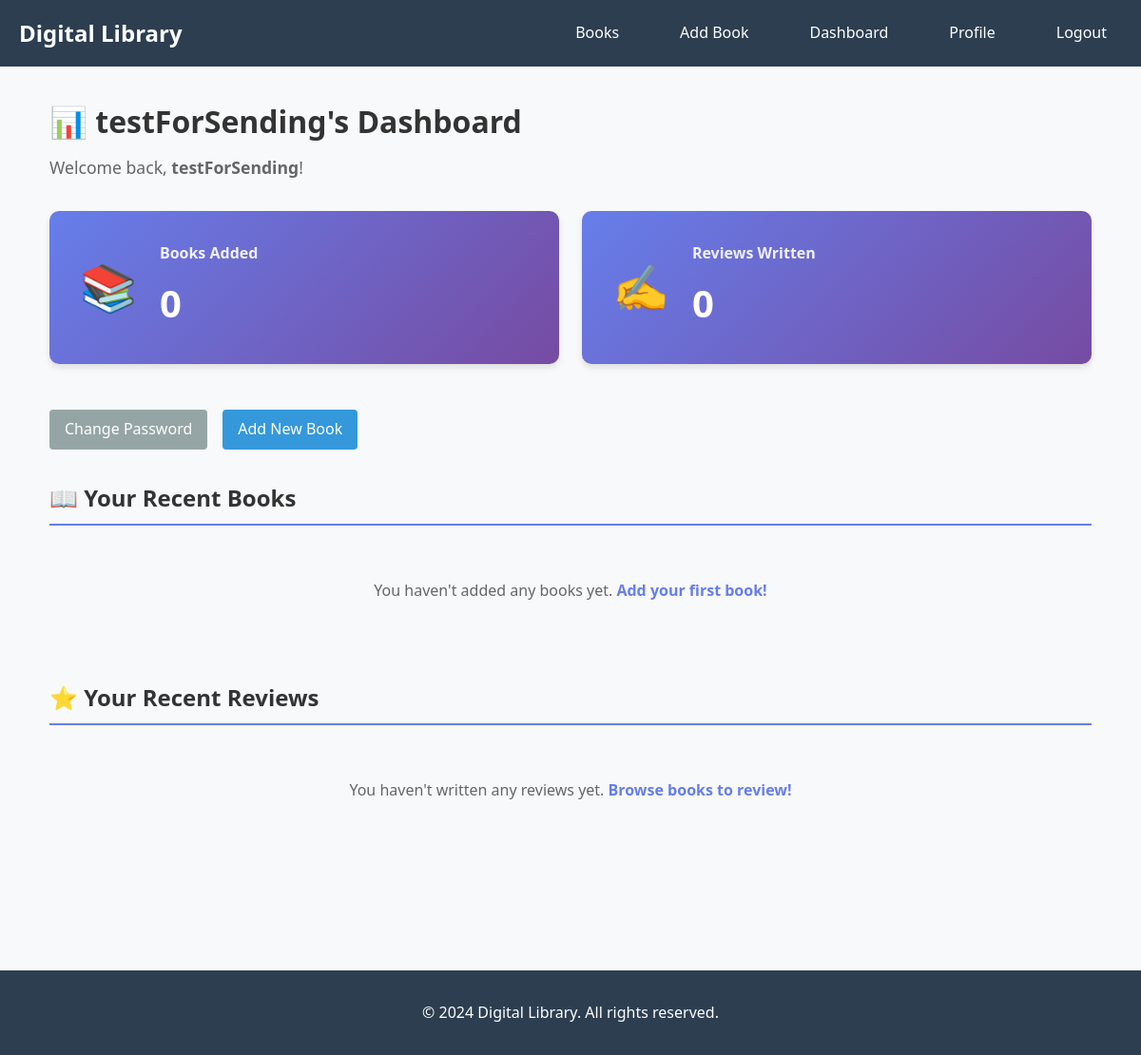
The page /user/dashboard (signed in) on the database as committed earlier.
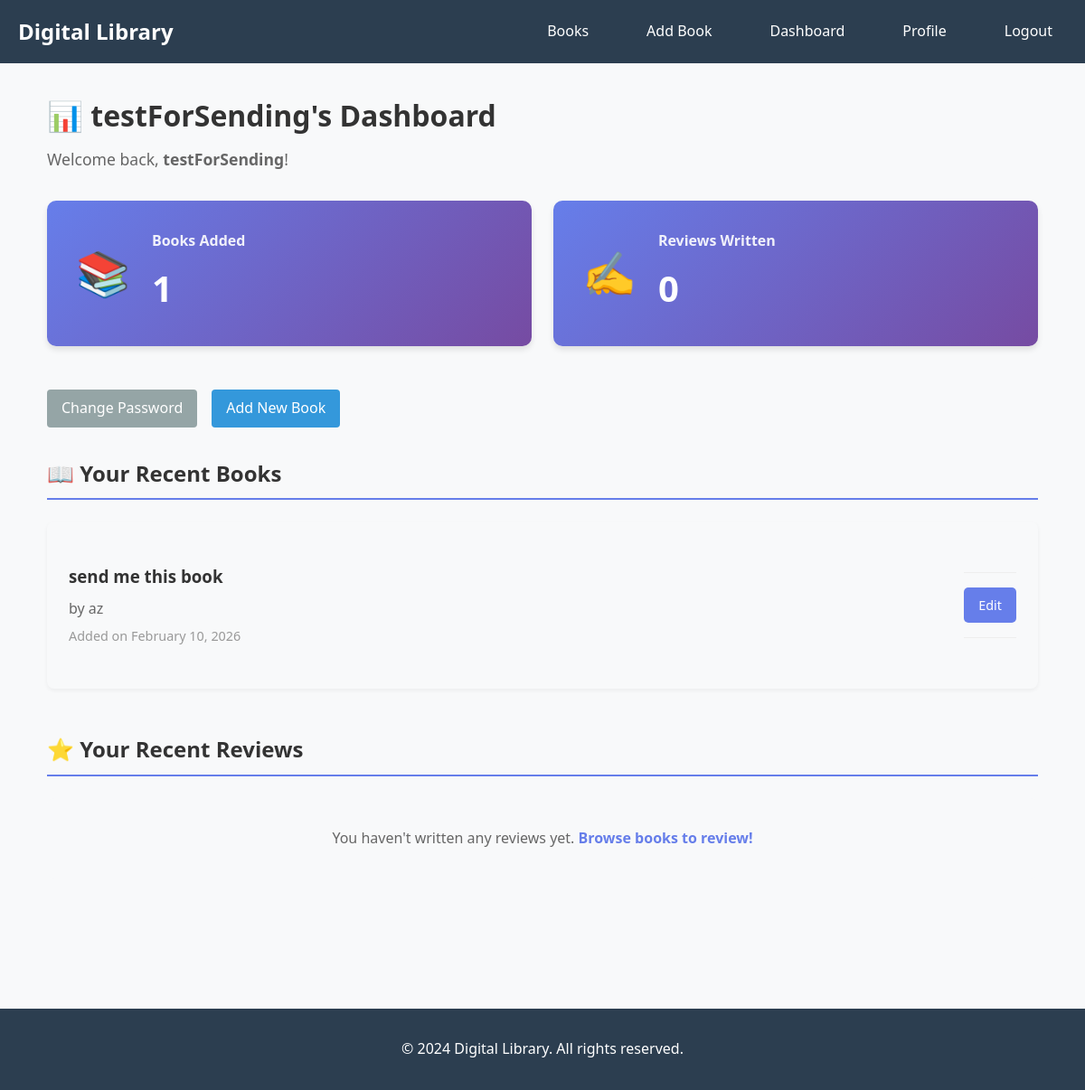
The same page on the database as committed later.
### models.py (models this page shows)
class Book(db.Model):
    id = db.Column(db.Integer, primary_key=True)
    title = db.Column(db.String(200), nullable=False)
    author = db.Column(db.String(150), nullable=False)
    isbn = db.Column(db.String(13), unique=True)
    description = db.Column(db.Text)
    published_date = db.Column(db.Date)
    cover_image = db.Column(db.String(300))
    created_at = db.Column(db.DateTime, default=datetime.utcnow)
    submitted_by = db.Column(db.Integer, db.ForeignKey('user.id'), nullable=False)
    reviews = db.relationship('Review', backref='book', lazy=True, cascade='all, delete-orphan')
    submitter = db.relationship('User', backref='books_submitted', lazy=True)

### routes/auth_routes.py (the view)
@auth_bp.route("/user/dashboard")
@login_required
def dashboard():
    total_books_added = Book.query.filter_by(submitted_by=current_user.id).count()
    total_reviews_written = Review.query.filter_by(user_id=current_user.id).count()
    recent_books = Book.query.filter_by(submitted_by=current_user.id).order_by(Book.created_at.desc()).limit(5).all()
    recent_reviews = Review.query.filter_by(user_id=current_user.id).options(joinedload(Review.book)).order_by(Review.created_at.desc()).limit(5).all()
    return render_template("dashboard.html",
                         user=current_user,
                         total_books_added=total_books_added,
                         total_reviews_written=total_reviews_written,
                         recent_books=recent_books,
                         recent_reviews=recent_reviews)

### app.py (called while the page is built)
@login_manager.user_loader
def load_user(user_id):
    return User.query.get(int(user_id))

### models.py (called while the page is built)
    def is_admin(self):
        return self.role == 'admin'

### templates/dashboard.html (shortened to what this page needs)
{% extends "base.html" %}
{% block content %}
<div class="dashboard">
    <h1>📊 {{ user.username }}'s Dashboard</h1>
    <p class="welcome-message">Welcome back, <strong>{{ user.username }}</strong>!</p>
    <div class="stats-container">
        <div class="stat-card">
            <div class="stat-icon">📚</div>
            <div class="stat-content">
                <h3>Books Added</h3>
                <p class="stat-number">{{ total_books_added }}</p>
            </div>
        </div>
        <div class="stat-card">
            <div class="stat-icon">✍️</div>
            <div class="stat-content">
                <h3>Reviews Written</h3>
                <p class="stat-number">{{ total_reviews_written }}</p>
            </div>
        </div>
    </div>
    <div class="dashboard-actions">
        <a href="{{ url_for('auth.change_password') }}" class="btn btn-secondary">Change Password</a>
        <a href="{{ url_for('book.add_book') }}" class="btn btn-primary">Add New Book</a>
    </div>
    <div class="dashboard-section">
        <h2>📖 Your Recent Books</h2>
        {% if recent_books %}
            <div class="books-list">
                {% for book in recent_books %}
                <div class="book-item">
                    <div class="book-info">
                        <h3><a href="{{ url_for('book.user_book_detail', book_id=book.id) }}">{{ book.title }}</a></h3>
                        <p class="book-author">by {{ book.author }}</p>
                        <small class="book-date">Added on {{ book.created_at.strftime('%B %d, %Y') }}</small>
                    </div>
                    <div class="book-actions">
                        <a href="{{ url_for('book.edit_book', book_id=book.id) }}" class="btn btn-small">Edit</a>
                    </div>
                </div>
                {% endfor %}
            </div>
        {% else %}
            <p class="empty-message">You haven't added any books yet. <a href="{{ url_for('book.add_book') }}">Add your first book!</a></p>
        {% endif %}
    </div>
    <div class="dashboard-section">
        <h2>⭐ Your Recent Reviews</h2>
        {% if recent_reviews %}
            <div class="reviews-list">
                {% for review in recent_reviews %}
                <div class="review-item">
                    <div class="review-header">
                        <h3><a href="{{ url_for('book.user_book_detail', book_id=review.book.id) }}">{{ review.book.title }}</a></h3>
                        <div class="rating">
                            {% for i in range(5) %}
                                {% if i < review.rating %}
                                    ⭐
                                {% else %}
                                    ☆
                                {% endif %}
                            {% endfor %}
                        </div>
                    </div>
                    <p class="review-comment">{{ review.comment[:100] }}{% if review.comment|length > 100 %}...{% endif %}</p>
                    <small class="review-date">{{ review.created_at.strftime('%B %d, %Y') }}</small>
                </div>
                {% endfor %}
            </div>
        {% else %}
            <p class="empty-message">You haven't written any reviews yet. <a href="{{ url_for('book.user_books') }}">Browse books to review!</a></p>
        {% endif %}
    </div>
</div>
{% endblock %}

Rows that differ between the two databases and show on the page:
added Book: title "send me this book", author "az", created_at "February 10, 2026"
Other text that changed with them:
{{ total_books_added }}: "0" → "1"
text no longer shown: "You haven't added any books yet. Add your first book!"
